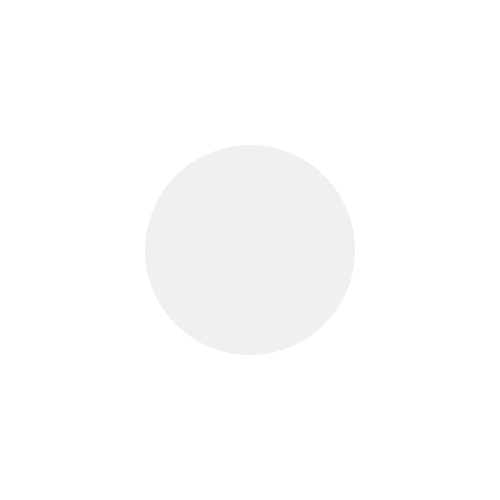
Frame 1 (no input)
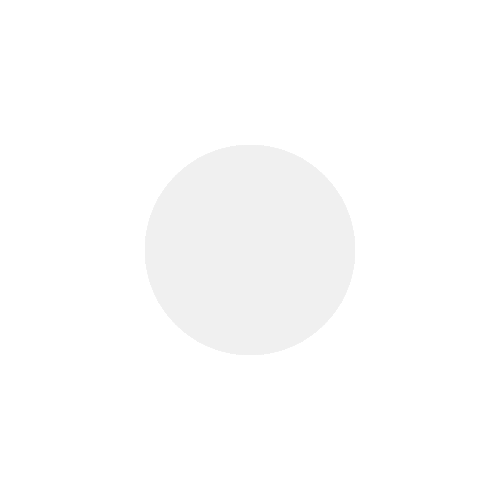
Frame 60 (the mouse pressed at the canvas centre just before this capture)
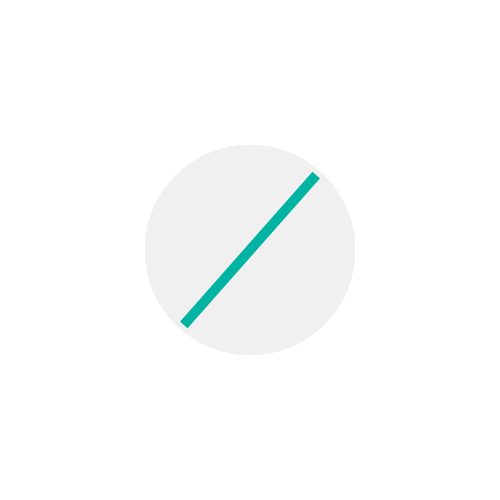
Frame 120 (the mouse held since frame 60 and released just before this capture)

The Processing sketch that drew these frames (run headless with seeded random() and noise(); from frame 60 on, the mouse is pressed at the canvas centre):

// Processing sketch: processing_156824
// ── processing_156824.pde

PFont Helvetica18;

void setup(){
  size(500,500);
  background(255);

}

void draw(){
  //y=sinx
 
  float time = millis()*0.001;
  float sine = sin(time);
   
  fill(240);
  noStroke();
  ellipse(250,250,210,210);
  if(dist(250,250,mouseX,mouseY) <=100) {
//tan(angle)=y/x
//angle=arctan(y/x)
//float angle = atan2(mouseY-height/2 mouseX-width/2);
float angle = atan2(mouseY-height/2, mouseX-width/2);
translate(width/2, height/2);
rectMode(CENTER);
rotate(sine*5);
//rotate(angle);
fill(random(0), random(255), random(255));
rect(0,0,10,200);
}
}
